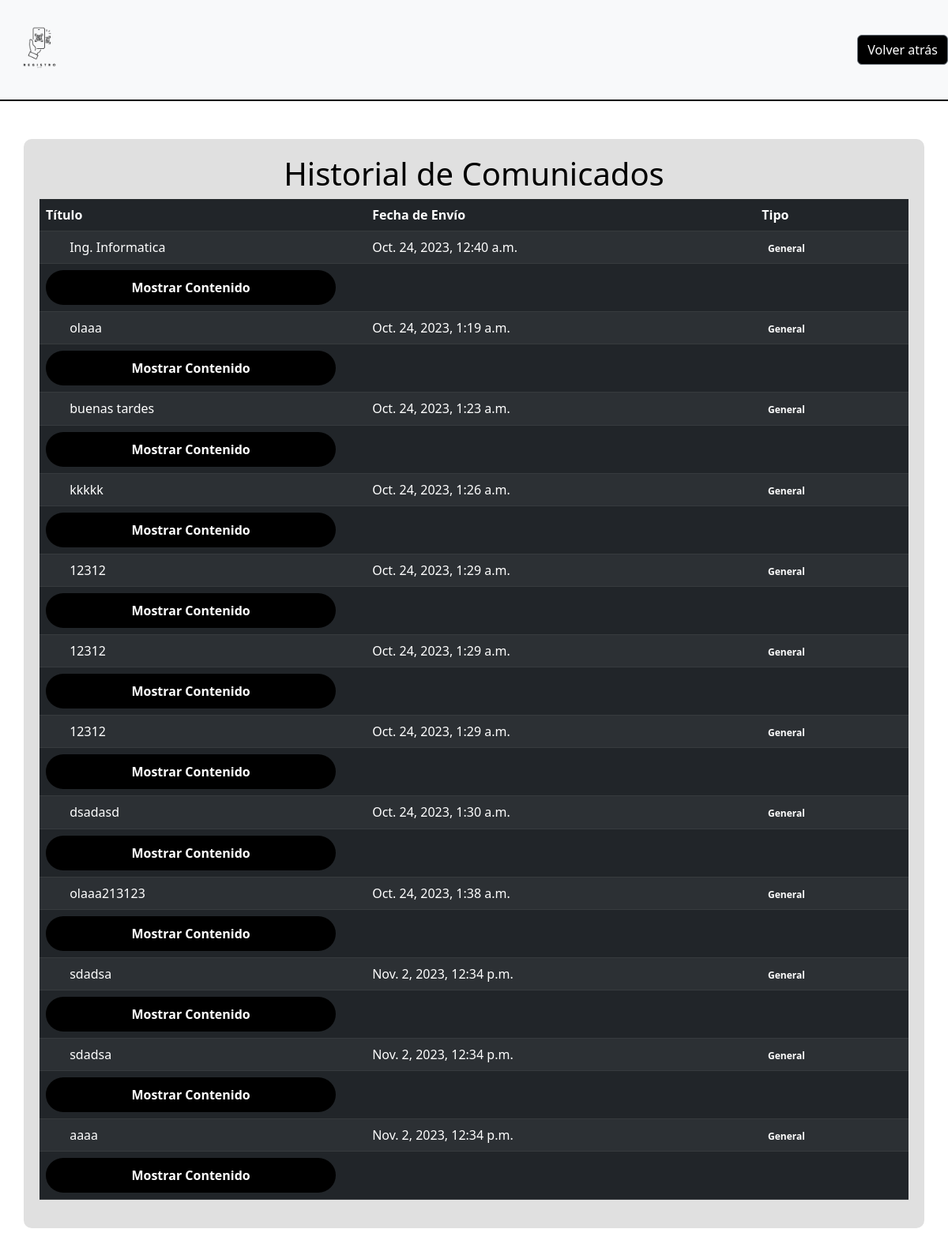
Screenshot of /historialcomunicados/ with the database file from the repository.
### RegistroAppDocente/models.py (models this page shows, shortened)
class Comunicado(models.Model):
    URGENTE = 'U'
    GENERAL = 'G'
    TIPO_COMUNICADO_CHOICES = [
        (URGENTE, 'Urgente'),
        (GENERAL, 'General'),
    ]
    id = models.AutoField(primary_key=True)
    titulo = models.CharField(max_length=200)
    contenido = models.TextField()
    fecha_envio = models.DateTimeField(auto_now_add=True)
    tipo_comunicado = models.CharField(
        max_length=1,
        choices=TIPO_COMUNICADO_CHOICES,
        default=GENERAL
    )

### RegistroAppDocente/views.py (the view)
# urls.py: path('historialcomunicados/', historialcomunicados, name="HSC"),
def historialcomunicados(request):
    comunicados = Comunicado.objects.all()
    return render(request, "historialdecomunicados.html", {'comunicados': comunicados})

### RegistroAppDocente/templates/historialdecomunicados.html (shortened to what this page needs)
{% extends "base3.html" %}
{% load static %}
{% block contenedor %}
<div class="container mt-5">
    <h1>Historial de Comunicados</h1>
    <table class="table table-striped table-dark">
        <thead class="thead-light">
            <tr>
                <th scope="col">Título</th>
                <th scope="col">Fecha de Envío</th>
                <th scope="col">Tipo</th>
            </tr>
        </thead>
        <tbody>
            {% for comunicado in comunicados %}
            <tr>
                <td>
                    <button class="btn btn-link" type="button" data-toggle="collapse" data-target="#comunicado-{{ comunicado.id }}" aria-expanded="false">
                    </button>
                    {{ comunicado.titulo }}
                </td>
                <td>{{ comunicado.fecha_envio }}</td>
                <td>
                    {% if comunicado.tipo_comunicado == 'U' %}
                    <span class="badge badge-danger">Urgente</span>
                    {% else %}
                    <span class="badge badge-info">General</span>
                    {% endif %}
                </td>
            </tr>
            <tr>
                <td colspan="3">
                    <button type="button" data-toggle="collapse" data-target="#comunicado-{{ comunicado.id }}" aria-expanded="false">
                        Mostrar Contenido
                    </button>
                </td>
            </tr>
            {% endfor %}
        </tbody>
    </table>
</div>
{% endblock contenedor %}

### RegistroAppDocente/static/css/anotaciones.css (style rules this page uses)
.container { border-radius: 10px; background-color: #1a1a1b22; padding: 20px; margin-top: 20px; margin-bottom: 20px; }
h1 { color: #000000; text-align: center; }
button { background-color: black; color: white; padding: 10px 10%; border: none; border-radius: 100px; font-size: 16px; font-weight: bold; transition: all 0.3s ease-in-out; transform-style: preserve-3d; }

### rows the page displays
Comunicado: titulo "Ing. Informatica", fecha_envio "Oct. 24, 2023, 12:40 a.m.", tipo_comunicado "General"
Comunicado: titulo "olaaa", fecha_envio "Oct. 24, 2023, 1:19 a.m.", tipo_comunicado "General"
Comunicado: titulo "buenas tardes", fecha_envio "Oct. 24, 2023, 1:23 a.m.", tipo_comunicado "General"
Comunicado: titulo "kkkkk", fecha_envio "Oct. 24, 2023, 1:26 a.m.", tipo_comunicado "General"
Comunicado: titulo "12312", fecha_envio "Oct. 24, 2023, 1:29 a.m.", tipo_comunicado "General"
Comunicado: titulo "12312", fecha_envio "Oct. 24, 2023, 1:29 a.m.", tipo_comunicado "General"
Comunicado: titulo "12312", fecha_envio "Oct. 24, 2023, 1:29 a.m.", tipo_comunicado "General"
Comunicado: titulo "dsadasd", fecha_envio "Oct. 24, 2023, 1:30 a.m.", tipo_comunicado "General"
Comunicado: titulo "olaaa213123", fecha_envio "Oct. 24, 2023, 1:38 a.m.", tipo_comunicado "General"
Comunicado: titulo "sdadsa", fecha_envio "Nov. 2, 2023, 12:34 p.m.", tipo_comunicado "General"
Comunicado: titulo "sdadsa", fecha_envio "Nov. 2, 2023, 12:34 p.m.", tipo_comunicado "General"
Comunicado: titulo "aaaa", fecha_envio "Nov. 2, 2023, 12:34 p.m.", tipo_comunicado "General"
